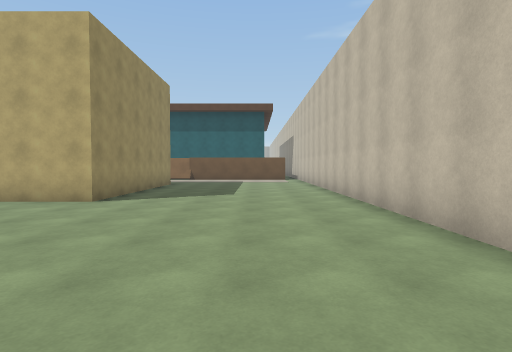
[1] (above)

24 first-person views from a walk through a 3-D level made in the Unity game engine. The camera is 1.4 m above the floor, tilts 2° down and sees 80° across. The floor is counted in squares, 1.8 m on a side. Each view is taken from the middle of a square. On the plan, view 1 faces up. The plan holds only what a view shows up to about 11 squares ahead; the rest is blank. The place goes on beyond the plan. The player character is not drawn.

[2]
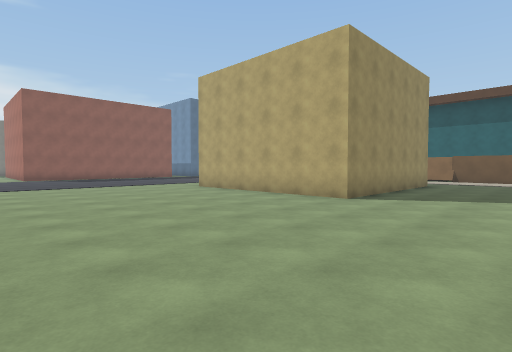

[3]
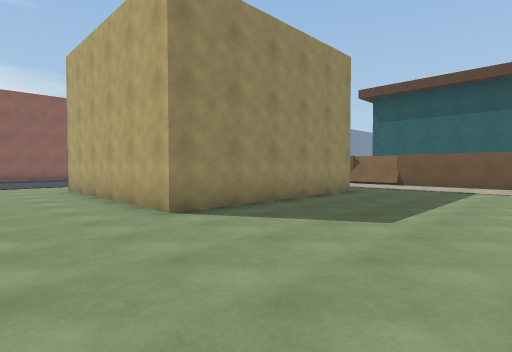

[4]
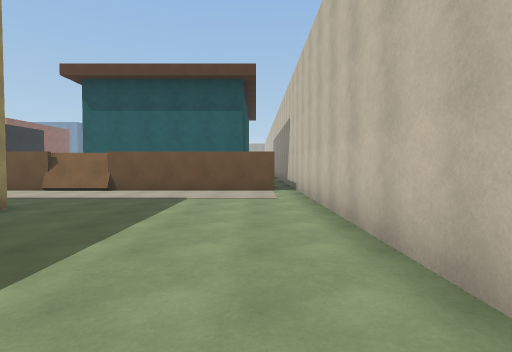

[5]
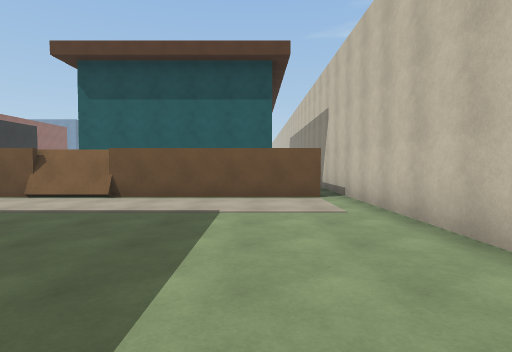

[6]
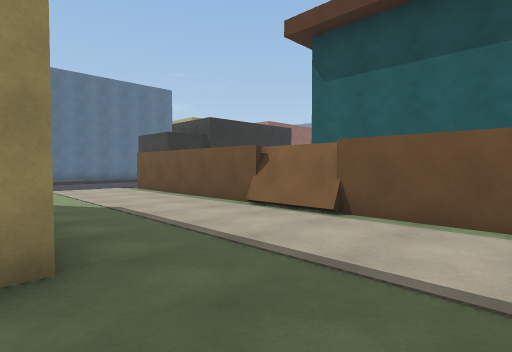

[7]
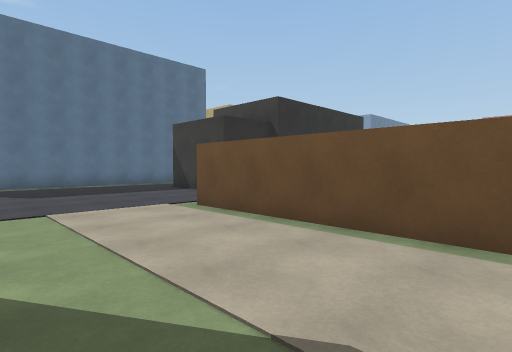

[8]
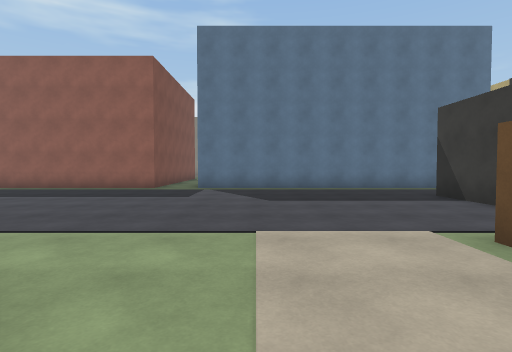

[9]
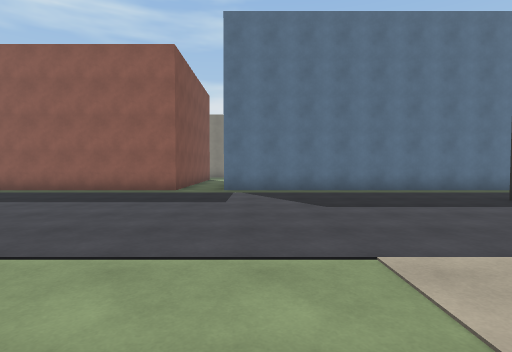

[10]
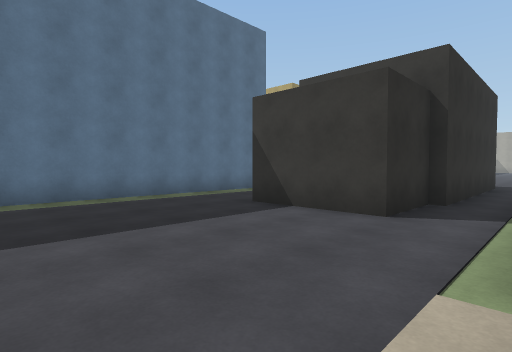

[11]
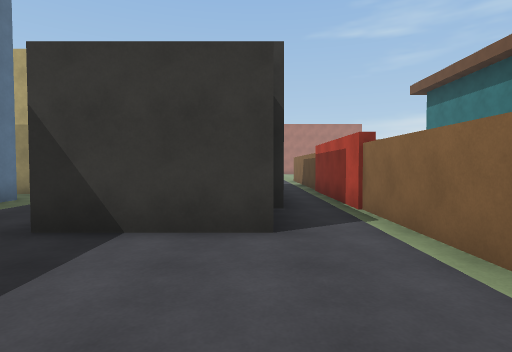

[12]
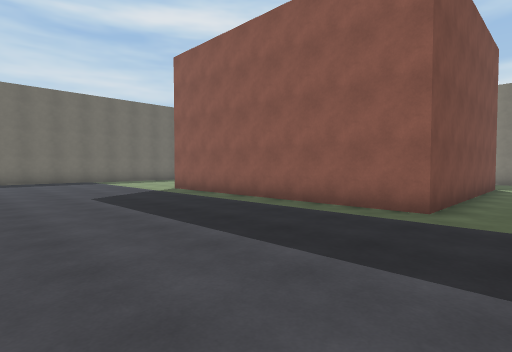

[13]
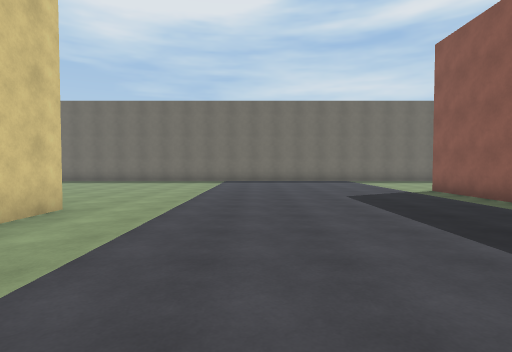

[14]
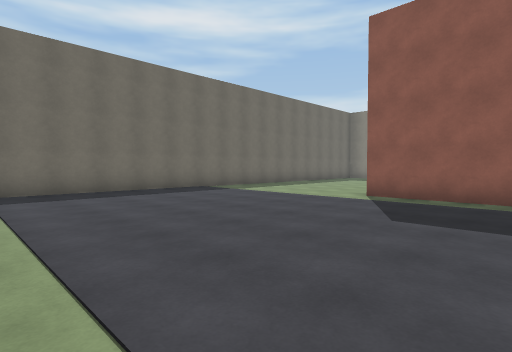

[15]
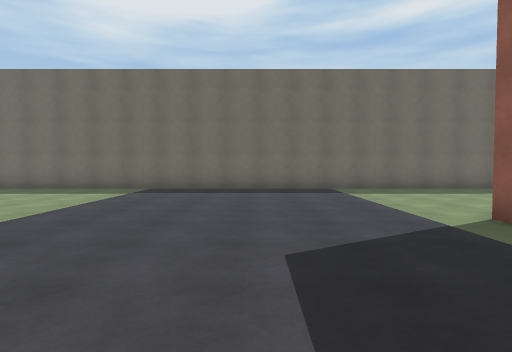

[16]
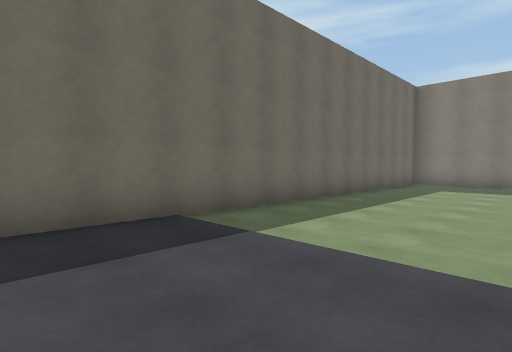

[17]
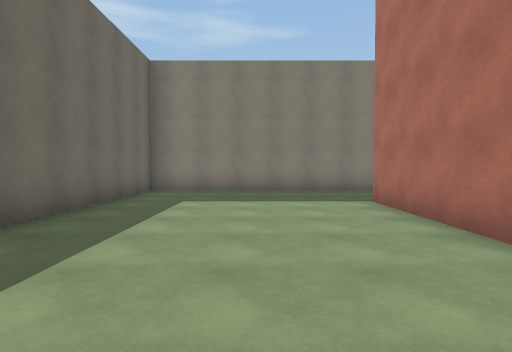

[18]
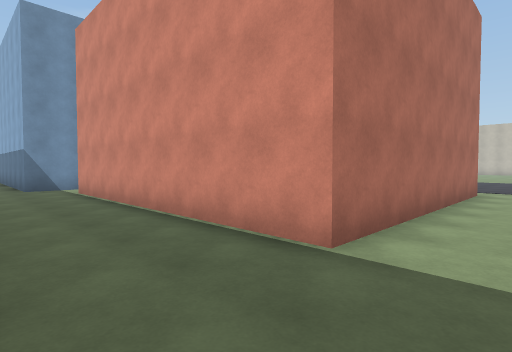

[19]
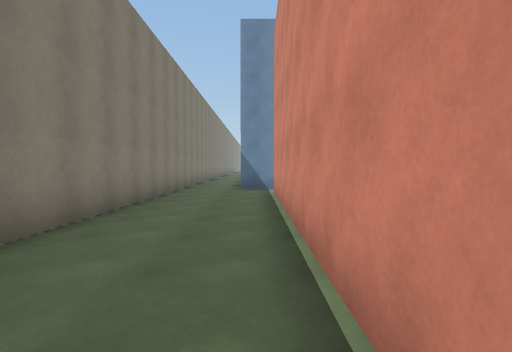

[20]
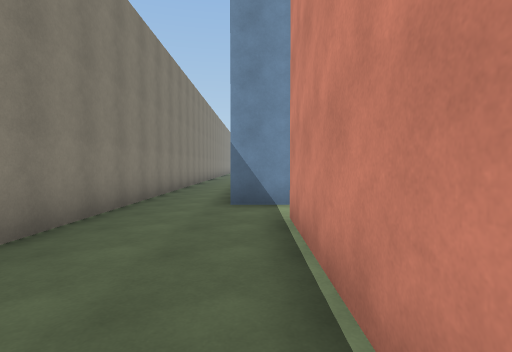

[21]
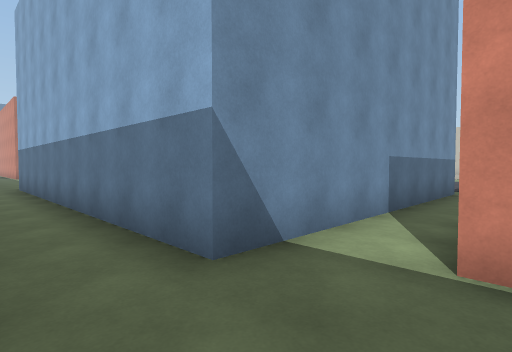

[22]
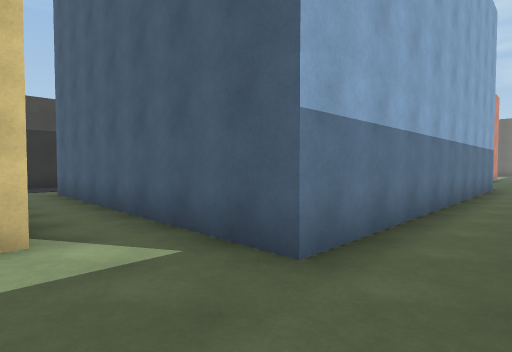

[23]
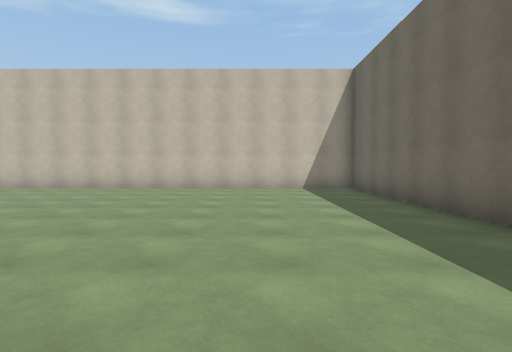

[24]
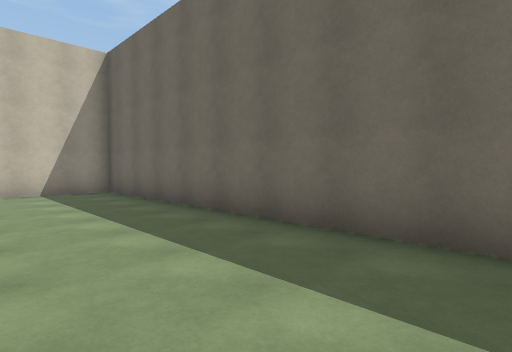

### Floor plan
Points are (right, up) in squares from view 1. A wall is a line through its corners. A room is listed if a view was taken in it or the views show most of it. See-through windows are left out.
Room 1 (views 1, 2, 3, 4, 5, 6, 7, 8, 9, 10, 11, 12, 13, 14, 15, 16, 17, 18, 19, 20, 21, 23, 24)
walls: (-18.5, 2.5) (-25.5, 2.5) (-25.5, 10.5) (-18.5, 10.5) (-18.5, 2.5); (-3.5, 12.6) (-3.5, 6.5) (-9.5, 6.5) (-9.5, 7.9); (-11.1, 17.2) (-11.1, 18.4); (-12.8, 18.5) (-15.6, 18.5); (-3.6, 16.6) (-5.5, 16.6); (-18.5, 20.5) (-18.5, 12) (-26.5, 12); (1.6, 16.4) (-11.1, 16.4); (-28.5, 11.5) (-28.5, -3.2) (2.3, -3.2) (2.3, 16.4)
ways out: opening at (-27.5, 11) to room 2; opening at (-17.5, 21); opening at (-12, 19); opening at (2, 17)
Room 2 (view 22)
walls: (-28.5, 17) (-28.5, 11.5); (-26.5, 12) (-26.5, 22) (-24.5, 22)
ways out: opening at (-27.5, 11) to room 1; opening at (-24, 23)

Positions as (right, up) in squares from view 1, and headings:
1: (0, 0), facing up
2: (0, 0), facing up-left
3: (1, 4), facing up-left
4: (1, 7), facing up
5: (0, 9), facing up
6: (-1, 12), facing up-left
7: (-6, 13), facing up-left
8: (-8, 14), facing left
9: (-9, 13), facing left
10: (-11, 14), facing up-left
11: (-13, 15), facing up
12: (-13, 12), facing down-left
13: (-13, 12), facing down
14: (-11, 6), facing down-left
15: (-15, 7), facing down
16: (-15, 1), facing down-left
17: (-19, 0), facing left
18: (-28, 1), facing up-right
19: (-26, 2), facing up
20: (-26, 6), facing up
21: (-28, 10), facing up-right
22: (-28, 24), facing down-right
23: (-8, 0), facing right
24: (-7, 0), facing down-right
